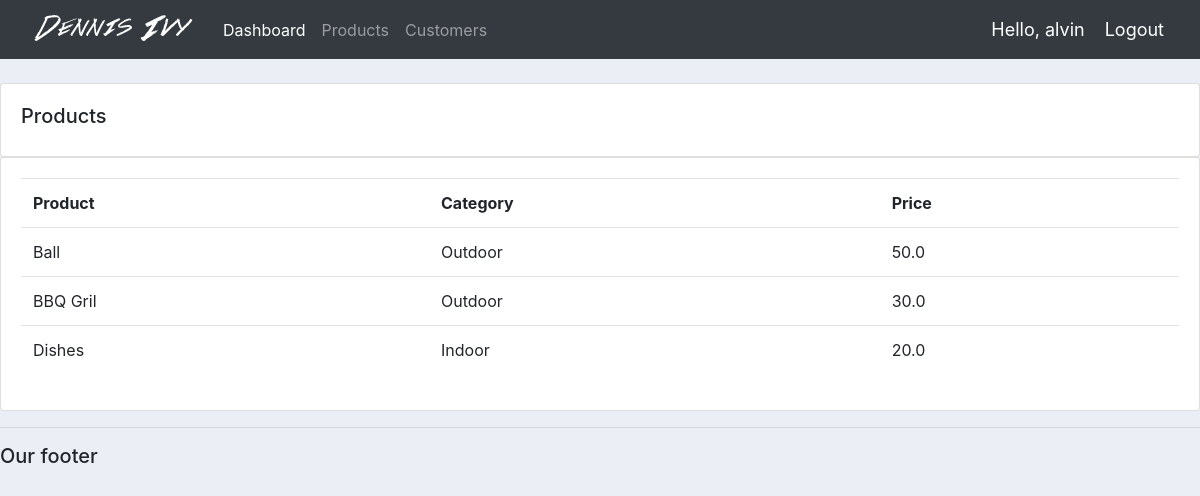
Screenshot of /products/ (signed in) with the database file from the repository.
### accounts/models.py (models this page shows, shortened)
class Product(models.Model):
    CATEGORY = (
        ('Outdoor', 'Outdoor'),
        ('Indoor', 'Indoor'),
    )
    name = models.CharField(max_length=200, null=True)
    price = models.FloatField(null=True)
    category = models.CharField(max_length=200, null=True, choices=CATEGORY)
    description = models.CharField(max_length=200, null=True, blank=True)
    date_created = models.DateTimeField(auto_now_add=True)
    tags = models.ManyToManyField(Tag)

### accounts/decorators.py (the view)
        def wrapper_func(request, *args, **kwargs):
            group = None
            if request.user.groups.exists():
                group = request.user.groups.all()[0].name
            if group in allowed_roles:
                print('Working: ', allowed_roles)
                return view_func(request, *args, **kwargs)
            else :
                return HttpResponse('You are not authorized to view this page')

### accounts/views.py (called while the page is built)
@login_required(login_url='login')
@allowed_users(allowed_roles=['admin'])
def products(request):
    products = Product.objects.all()
    return render(request, 'accounts/products.html', {'products':products})

### accounts/templates/accounts/products.html
{% extends 'accounts/main.html' %}
{% block content %}
<br>
<div class="row">
    <div class="col-md">
        <div class="card card-body">
            <h5>Products</h5>
        </div>
        <div class="card card-body">
            <table class="table">
                <tr>
                    <th>Product</th>
                    <th>Category</th>
                    <th>Price</th>
                </tr>
                {% for i in products %}
                    <tr>
                        <td>{{ i.name }}</td>
                        <td>{{ i.category }}</td>
                        <td>{{ i.price }}</td>
                    </tr>
                {% endfor %}
            </table>
        </div>
    </div>
</div>
{% endblock %}

### accounts/templates/accounts/navbar.html (shortened to what this page needs)
{% load static %}
<nav class="navbar navbar-expand-lg navbar-dark bg-dark">
    <img src="{% static 'images/d_logo.png' %}">
    <div class="collapse navbar-collapse" id="navbarNavDropdown">
      <ul class="navbar-nav">
        {% if request.user.is_staff %}
        <li class="nav-item active">
          <a class="nav-link" href="{% url 'home' %}">Dashboard</a>
        </li>
        <li class="nav-item">
          <a class="nav-link" href="{% url 'products' %}">Products</a>
        </li>
        <li class="nav-item">
          <a class="nav-link" href="#">Customers</a>
        </li>
        {% else %}
        <li class="nav-item">
          <a class="nav-link" href="{% url 'account' %}">Settings</a>
        </li>
        {% endif %}
      </ul>
    </div>
    <span class="hello-msg">Hello, {{ request.user }}</span>
    <span ><a class="hello-msg" href="{% url 'logout' %}">Logout</a></span>
  </nav>

### static/css/main.css (style rules this page uses)
body { background-color: #ebeff5; }

### accounts/templates/accounts/navbar.html (style rules this page uses)
.hello-msg { font-size: 18px; color: #fff; margin-right: 20px; }

### rows the page displays
Product: name "Ball", category "Outdoor", price "50.0"
Product: name "BBQ Gril", category "Outdoor", price "30.0"
Product: name "Dishes", category "Indoor", price "20.0"

### other values shown
{{ request.user }} "alvin"
